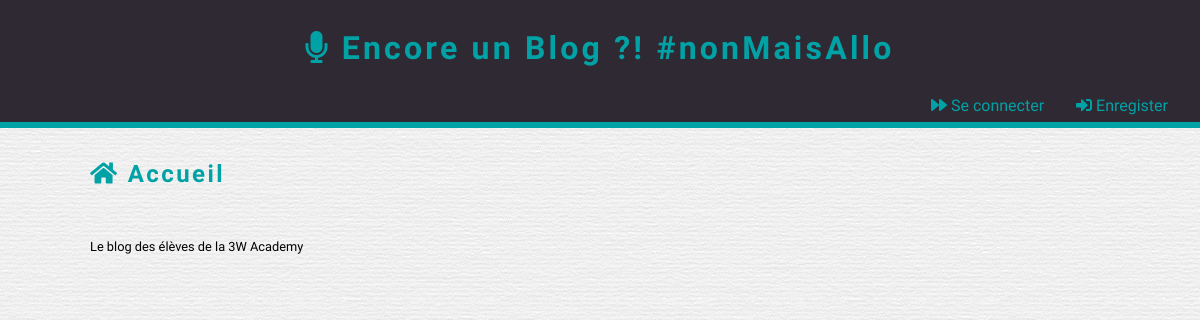
Before: / with the older database file.
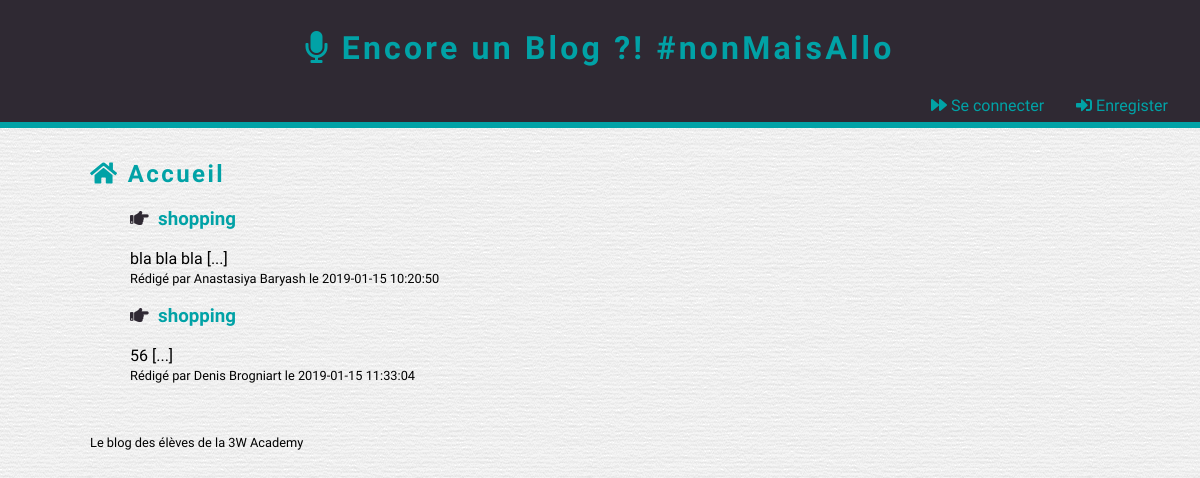
After: the same page with the newer database file.
### tables this page shows
CREATE TABLE `Post` (
  `Id` int(11) NOT NULL,
  `Title` varchar(100) NOT NULL,
  `Content` text NOT NULL,
  `CreationDate` datetime NOT NULL,
  `Author_Id` int(11) NOT NULL,
  `Category_Id` int(11) NOT NULL
);

CREATE TABLE `Author` (
  `Id` int(11) NOT NULL,
  `FirstName` varchar(100) NOT NULL,
  `LastName` varchar(100) NOT NULL
);

### index.php (called while the page is built, shortened)
<?php
include 'application/bdd_connexion.php';
$query = $pdo->prepare
(
	'SELECT
				Post.Id,
        Title,
        Content,
        CreationDate,
        FirstName,
        LastName
  FROM Post
  INNER JOIN Author
  ON Post.Author_Id=Author.Id'
);
$query->execute();
$titles = $query->fetchAll(PDO::FETCH_ASSOC);
include 'layout.phtml';
 ?>

### index.phtml (the view)
<?php if (array_key_exists('FirstName', $_SESSION) == false){ ?>
<h2><i class="fa fa-home"></i> Accueil</h2>
<?php }else {?>
<h2><i class="fa fa-home"></i> Accueil : Bonjour <?= $_SESSION['FirstName']?></h2>
<?php } ?>
<ul class="post-list">
  <?php foreach ($titles as $title): ?>
    <li class="post">
      <h3>
      <i class="fa fa-hand-o-right"></i>&nbsp;
            <a href="show_post.php?id=<?=$title['Id']?>" title="Consulter l'article">
              <?= htmlspecialchars($title['Title'])?>
            </a>
      </h3>
        <article>
          <?= substr(htmlspecialchars($title['Content']), 0, 100)?>&nbsp;[...]
        </article>
      <small>
        Rédigé par <?= htmlspecialchars($title['FirstName']).' '.htmlspecialchars($title['LastName'])?> le <?=htmlspecialchars($title['CreationDate'])?>
      </small>
    </li>
  <?php endforeach; ?>
</ul>

### layout.phtml (shortened to what this page needs)
<!DOCTYPE html>
<html lang="fr">
<head>
    <link rel="stylesheet" href="css/normalize-3.0.3.min.css">
    <link rel="stylesheet" href="css/font-awesome.min.css">
    <link rel="stylesheet" href="https://use.fontawesome.com/releases/v5.6.3/css/all.css">
    <link rel="stylesheet" href="css/blog-main.css">
    <link rel="stylesheet" href="css/blog-theme.css">
    <link rel="stylesheet" href="css/ui-button.css">
    <link rel="stylesheet" href="css/ui-form.css">
</head>
<body>
    <header class="blog-header">
        <h1><a href="index.php"><i class="fa fa-microphone"></i> Encore un Blog ?! #nonMaisAllo</a></h1>
        <nav>
          <?php if (array_key_exists('Role',$_SESSION) == false) {?>
            <a href="register.php"><i class="fas fa-sign-in-alt"></i> Enregister</a>
            <a href="login.php"><i class="fas fa-forward"></i> Se connecter</a>
          <?php }?>
        </nav>
    </header>
    <main>
        <?php include $template.'.phtml' ?>
    </main>
    <footer class="blog-footer">
        <small>Le blog des élèves de la 3W Academy</small>
    </footer>
</body>
</html>

### css/blog-main.css (style rules this page uses)
* { box-sizing: border-box; }
a { text-decoration: none; }

### css/blog-theme.css (style rules this page uses)
a { color: #01A2A6; transition: all 0.25s; }
body { background: url('../images/theme/paper.png') repeat; font-family: 'Dosis', sans-serif; }
h1 { height: 96px; margin: 0; font-family: 'Amatic SC', cursive; line-height: 96px; text-align: center; }
h1, h2 { color: #01A2A6; letter-spacing: 0.1em; }
header { height: 128px; margin-bottom: 2em; background-color: #2F2933; border-bottom: 6px solid #01A2A6; }
header nav a { float: right; margin-right: 2em; }
footer, main { margin: 0 auto; width: 85%; }
footer { margin-bottom: 3em; margin-top: 3em; }
.post { list-style-type: none; }
.post h3 { color: #2F2933; }

Changed rows visible on the page:
added post: Title "shopping", Content "bla bla bla", Author_Id.FirstName "Anastasiya", Author_Id.LastName "Baryash", CreationDate "2019-01-15 10:20:50"
added post: Title "shopping", Content "56", Author_Id.FirstName "Denis", Author_Id.LastName "Brogniart", CreationDate "2019-01-15 11:33:04"
